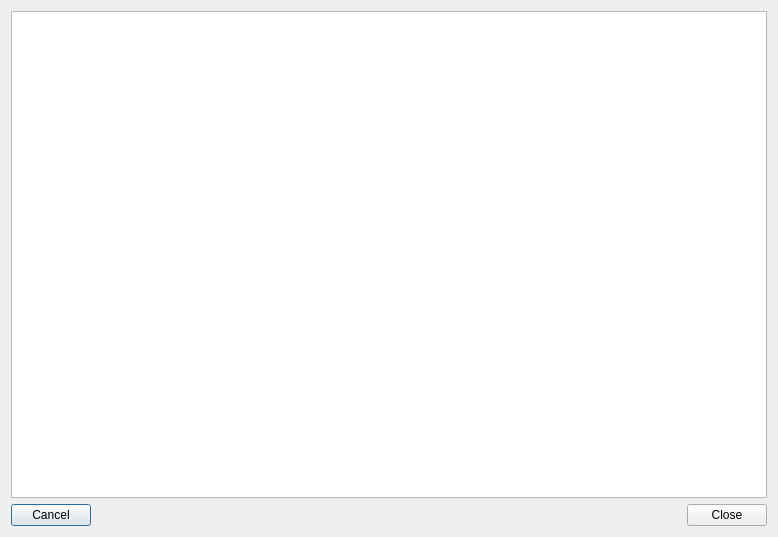
<?xml version="1.0" encoding="UTF-8"?>
<ui version="4.0">
 <class>Dialog</class>
 <widget class="QDialog" name="Dialog">
  <property name="geometry">
   <rect>
    <x>0</x>
    <y>0</y>
    <width>778</width>
    <height>537</height>
   </rect>
  </property>
  <property name="minimumSize">
   <size>
    <width>778</width>
    <height>537</height>
   </size>
  </property>
  <property name="windowTitle">
   <string>Master File Combination Console</string>
  </property>
  <layout class="QGridLayout" name="gridLayout">
   <item row="0" column="0" colspan="3">
    <widget class="QListWidget" name="consoleList">
     <property name="sizePolicy">
      <sizepolicy hsizetype="MinimumExpanding" vsizetype="MinimumExpanding">
       <horstretch>0</horstretch>
       <verstretch>0</verstretch>
      </sizepolicy>
     </property>
    </widget>
   </item>
   <item row="1" column="0">
    <widget class="QPushButton" name="cancelButton">
     <property name="text">
      <string>Cancel</string>
     </property>
    </widget>
   </item>
   <item row="1" column="1">
    <spacer name="horizontalSpacer">
     <property name="orientation">
      <enum>Qt::Horizontal</enum>
     </property>
     <property name="sizeHint" stdset="0">
      <size>
       <width>589</width>
       <height>20</height>
      </size>
     </property>
    </spacer>
   </item>
   <item row="1" column="2">
    <widget class="QPushButton" name="closeButton">
     <property name="text">
      <string>Close</string>
     </property>
    </widget>
   </item>
  </layout>
 </widget>
 <resources/>
 <connections/>
</ui>
